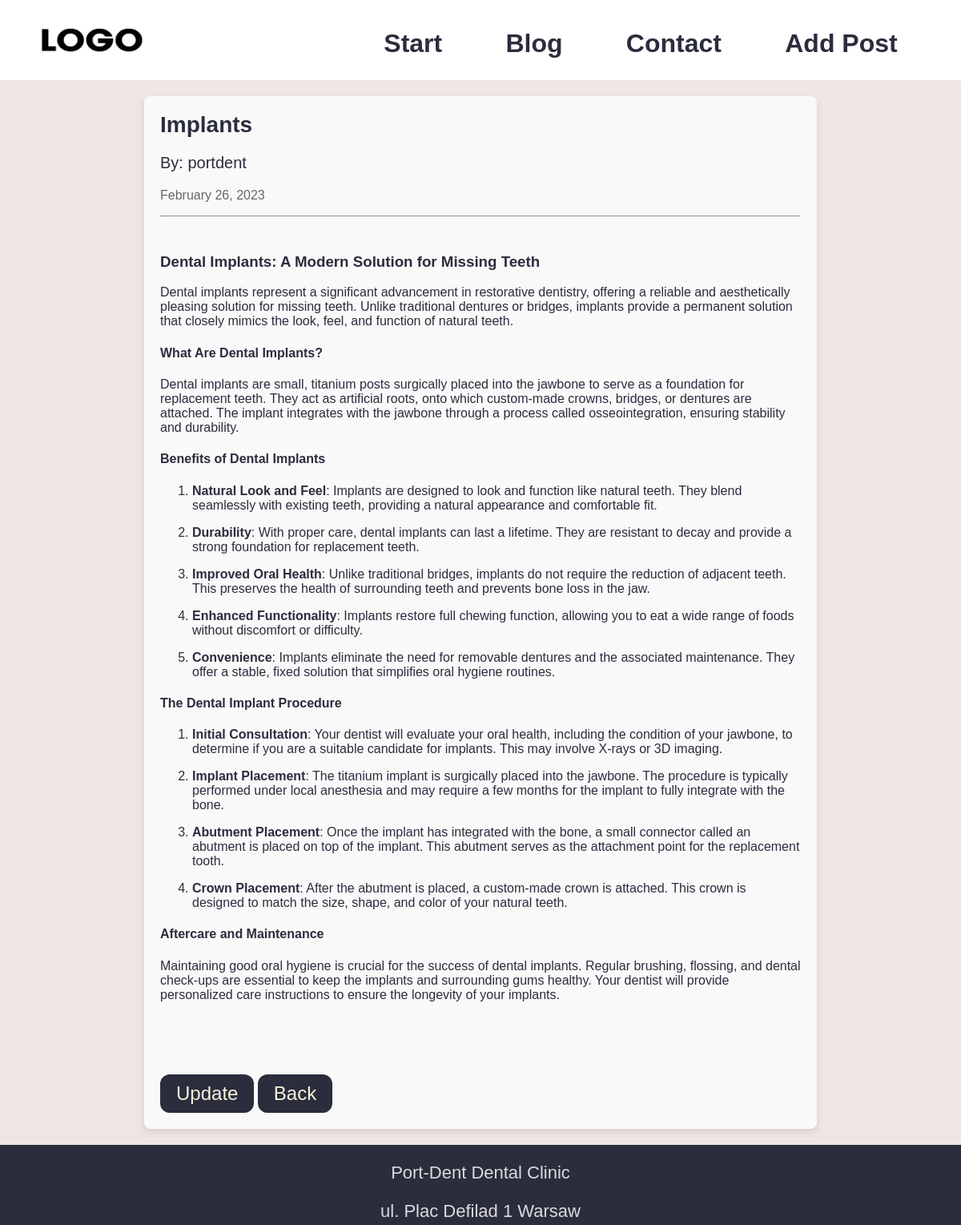
Page /PortDent/article/5 on the committed database.
### portdent_app/models.py (models this page shows, shortened)
class Post(models.Model):
    title = models.CharField(max_length=250)
    author = models.ForeignKey(User, on_delete=models.DO_NOTHING)
    cover_pic = models.ImageField(upload_to='cover_pic', blank=False)
    body = RichTextField(blank=False, null=False)
    created_at = models.DateTimeField(auto_now_add=True)

### portdent_app/views.py (the view)
# urls.py: path('article/<int:pk>', views.PostDetails.as_view(), name='post-detail'),
class PostDetails(DetailView):
    model = Post
    template_name = 'portdent_app/details.html'

### templates/portdent_app/details.html
{% extends 'portdent_app/base.html' %}
{% load static %}
{% block blody_block %}
<div class="post-body">
    <h2 class="posttitle">{{ post.title }}</h2>
    <p class="post-author">By: {{ post.author }}</p>
    <p class="post-date">{{ post.created_at|date:"F j, Y" }}</p>
    <hr>
    <br/>
        {{ post.body|safe }}
    <br/>
    <br/>
    <br/>
    <a href="{% url 'portdent_app:update-post' post.pk %}"><button class="button" type="button">Update</button></a>
    <a href="{% url 'portdent_app:blog' %}"><button class="button" type="button">Back</button></a>
</div>
{% endblock %}

### static/css/styles.css (style rules this page uses)
body { font-family: Arial, sans-serif; margin: 0; padding: 0; box-sizing: border-box; color: #2b2d3d; background-color: rgb(239, 229, 229); }
.button { text-align: center; font-size: 24px; padding: 10px 20px; background-color: rgb(43, 45, 61); color: beige; transition-duration: 0.4s; cursor: pointer; border-radius: 12px; border: none; margin-top: 20px; }
.posttitle { font-size: 28px; margin: 0; }
.post-date { font-size: 16px; color: #666; }
.post-author { font-size: 20px; }
.post-body { background-color: #f9f9f9; padding: 20px; border-radius: 8px; box-shadow: 0 4px 8px rgba(0, 0, 0, 0.1); margin: 20px auto; max-width: 800px; }

### rows in the picture
Post: title "Implants", author "portdent", created_at "February 26, 2023", body "Dental Implants: A Modern Solution for Missing Teeth Dental implants represent a significant advancement in restorative dentistry, offering a reliable and aesthetically pleasing solution for missing teeth. Unlike traditional dentures or bridges, implants provide a permanent solution that closely mimics the look, feel, and function of natural teeth. What Are Dental Implants? Dental implants are small, titanium posts surgically placed into the jawbone to serve as a foundation for replacement teeth. They act as artificial roots, onto which custom-made crowns, bridges, or dentures are attached. The implant integrates with the jawbone through a process called osseointegration, ensuring stability…"
